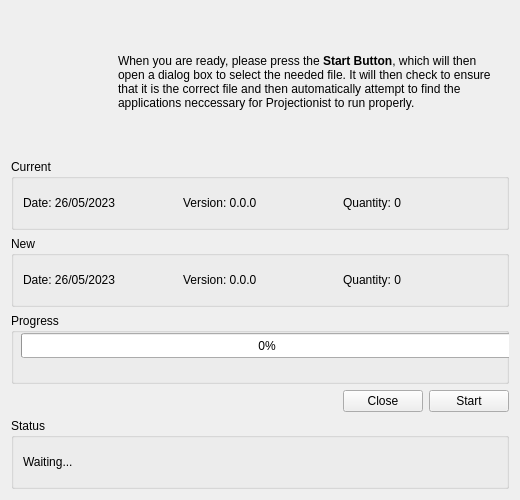
<?xml version="1.0" encoding="UTF-8"?>
<ui version="4.0">
 <class>dialogAppWizard</class>
 <widget class="QDialog" name="dialogAppWizard">
  <property name="windowModality">
   <enum>Qt::ApplicationModal</enum>
  </property>
  <property name="geometry">
   <rect>
    <x>0</x>
    <y>0</y>
    <width>520</width>
    <height>500</height>
   </rect>
  </property>
  <property name="sizePolicy">
   <sizepolicy hsizetype="Fixed" vsizetype="Fixed">
    <horstretch>0</horstretch>
    <verstretch>0</verstretch>
   </sizepolicy>
  </property>
  <property name="minimumSize">
   <size>
    <width>520</width>
    <height>500</height>
   </size>
  </property>
  <property name="maximumSize">
   <size>
    <width>520</width>
    <height>500</height>
   </size>
  </property>
  <property name="windowTitle">
   <string>Applications Wizard</string>
  </property>
  <property name="windowIcon">
   <iconset>
    <normaloff>../resources/buttons/glassRound/glassButtonWizard.png</normaloff>../resources/buttons/glassRound/glassButtonWizard.png</iconset>
  </property>
  <layout class="QVBoxLayout" name="verticalLayout_2" stretch="2,1,1,1,1,1">
   <item>
    <layout class="QHBoxLayout" name="horizontalLayout_4" stretch="1,0">
     <property name="leftMargin">
      <number>5</number>
     </property>
     <property name="topMargin">
      <number>0</number>
     </property>
     <property name="rightMargin">
      <number>5</number>
     </property>
     <item>
      <widget class="QLabel" name="labelWizardPixmap">
       <property name="maximumSize">
        <size>
         <width>96</width>
         <height>96</height>
        </size>
       </property>
       <property name="text">
        <string/>
       </property>
       <property name="pixmap">
        <pixmap resource="../resources/buttons/buttonsGlassRound.qrc">:/glassRound/glassButtonWizard.png</pixmap>
       </property>
       <property name="scaledContents">
        <bool>true</bool>
       </property>
      </widget>
     </item>
     <item>
      <widget class="QLabel" name="labelApplicationsInfo">
       <property name="text">
        <string>&lt;html&gt;&lt;head/&gt;&lt;body&gt;&lt;p&gt;When you are ready, please press the &lt;span style=&quot; font-weight:700;&quot;&gt;Start Button&lt;/span&gt;, which will then open a dialog box to select the needed file. It will then check to ensure that it is the correct file and then automatically attempt to find the applications neccessary for Projectionist to run properly.&lt;/p&gt;&lt;/body&gt;&lt;/html&gt;</string>
       </property>
       <property name="wordWrap">
        <bool>true</bool>
       </property>
      </widget>
     </item>
    </layout>
   </item>
   <item>
    <layout class="QHBoxLayout" name="horizontalLayout">
     <item>
      <widget class="QGroupBox" name="groupBoxCurrent">
       <property name="title">
        <string>Current</string>
       </property>
       <layout class="QHBoxLayout" name="horizontalLayout_6">
        <item>
         <layout class="QHBoxLayout" name="horizontalLayoutCurrent">
          <item>
           <widget class="QLabel" name="labelCurrentDate">
            <property name="text">
             <string>Date: 26/05/2023</string>
            </property>
           </widget>
          </item>
          <item>
           <widget class="QLabel" name="labelCurrentVersion">
            <property name="text">
             <string>Version: 0.0.0</string>
            </property>
           </widget>
          </item>
          <item>
           <widget class="QLabel" name="labelCurrentQuantity">
            <property name="text">
             <string>Quantity: 0</string>
            </property>
           </widget>
          </item>
         </layout>
        </item>
       </layout>
      </widget>
     </item>
    </layout>
   </item>
   <item>
    <layout class="QHBoxLayout" name="horizontalLayout_1">
     <item>
      <widget class="QGroupBox" name="groupBoxCurrent">
       <property name="title">
        <string>New</string>
       </property>
       <layout class="QHBoxLayout" name="horizontalLayout_16">
        <item>
         <layout class="QHBoxLayout" name="horizontalLayoutNew">
          <item>
           <widget class="QLabel" name="labelNewDate">
            <property name="text">
             <string>Date: 26/05/2023</string>
            </property>
           </widget>
          </item>
          <item>
           <widget class="QLabel" name="labelNewVersion">
            <property name="text">
             <string>Version: 0.0.0</string>
            </property>
           </widget>
          </item>
          <item>
           <widget class="QLabel" name="labelNewQuantity">
            <property name="text">
             <string>Quantity: 0</string>
            </property>
           </widget>
          </item>
         </layout>
        </item>
       </layout>
      </widget>
     </item>
    </layout>
   </item>
   <item>
    <layout class="QHBoxLayout" name="horizontalLayout_2">
     <item>
      <widget class="QGroupBox" name="groupBox">
       <property name="title">
        <string>Progress</string>
       </property>
       <widget class="QProgressBar" name="progressBarApplications">
        <property name="geometry">
         <rect>
          <x>10</x>
          <y>20</y>
          <width>492</width>
          <height>25</height>
         </rect>
        </property>
        <property name="sizePolicy">
         <sizepolicy hsizetype="Expanding" vsizetype="Fixed">
          <horstretch>0</horstretch>
          <verstretch>0</verstretch>
         </sizepolicy>
        </property>
        <property name="cursor">
         <cursorShape>WaitCursor</cursorShape>
        </property>
        <property name="value">
         <number>0</number>
        </property>
        <property name="invertedAppearance">
         <bool>false</bool>
        </property>
       </widget>
      </widget>
     </item>
    </layout>
   </item>
   <item>
    <layout class="QHBoxLayout" name="horizontalLayout_5">
     <item>
      <spacer name="horizontalSpacer">
       <property name="orientation">
        <enum>Qt::Horizontal</enum>
       </property>
       <property name="sizeHint" stdset="0">
        <size>
         <width>40</width>
         <height>20</height>
        </size>
       </property>
      </spacer>
     </item>
     <item>
      <widget class="QPushButton" name="pushButtonClose">
       <property name="text">
        <string>Close</string>
       </property>
       <property name="icon">
        <iconset resource="../resources/buttons/buttonsGlassRound.qrc">
         <normaloff>:/glassRound/glassButtonClose.png</normaloff>:/glassRound/glassButtonClose.png</iconset>
       </property>
       <property name="iconSize">
        <size>
         <width>28</width>
         <height>28</height>
        </size>
       </property>
       <property name="autoDefault">
        <bool>false</bool>
       </property>
      </widget>
     </item>
     <item>
      <widget class="QPushButton" name="pushButtonStart">
       <property name="text">
        <string>Start</string>
       </property>
       <property name="icon">
        <iconset resource="../resources/buttons/buttonsGlassRound.qrc">
         <normaloff>:/glassRound/glassButtonStart.png</normaloff>:/glassRound/glassButtonStart.png</iconset>
       </property>
       <property name="iconSize">
        <size>
         <width>28</width>
         <height>28</height>
        </size>
       </property>
       <property name="autoDefault">
        <bool>false</bool>
       </property>
      </widget>
     </item>
    </layout>
   </item>
   <item>
    <layout class="QHBoxLayout" name="horizontalLayout_7">
     <item>
      <widget class="QGroupBox" name="groupBoxStatus">
       <property name="title">
        <string>Status</string>
       </property>
       <layout class="QHBoxLayout" name="horizontalLayout_26">
        <item>
         <layout class="QHBoxLayout" name="horizontalLayoutStatus">
          <item>
           <widget class="QLabel" name="labelStatus">
            <property name="text">
             <string>Waiting...</string>
            </property>
           </widget>
          </item>
         </layout>
        </item>
       </layout>
      </widget>
     </item>
    </layout>
   </item>
  </layout>
 </widget>
 <resources>
  <include location="../resources/buttons/buttonsGlassRound.qrc"/>
 </resources>
 <connections/>
</ui>
